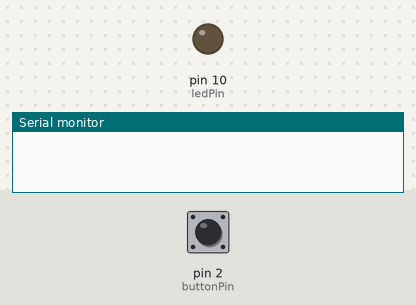
This sketch was run on a simulated Arduino Uno, built with avr-gcc and run on an emulated ATmega328P. On the bench: output pins drawn as LEDs (lit = HIGH), the last lines printed to the serial monitor. The inputs (shaded band) are chosen by the test bench; at power-on: pin 2 (buttonPin) HIGH.

Above: at 1.2 s.
1.3 s: pin 2 (buttonPin) pulled LOW for 0.15 s
2.9 s: pin 2 (buttonPin) pulsed LOW 5 times (0.12 s each, 0.3 s apart)
At 4.3 s:
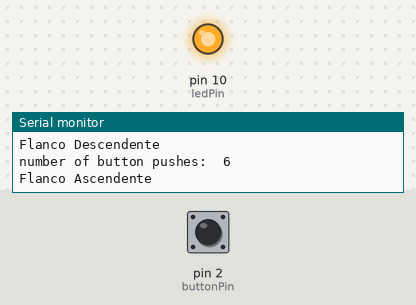
5.9 s: pin 2 (buttonPin) pulsed LOW 2 times (0.12 s each, 0.3 s apart)
At 7.6 s:
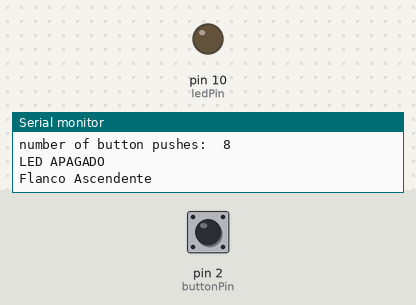
Timing chart, 0 to 9.1 s (numbered marks = the images above; inputs shaded):
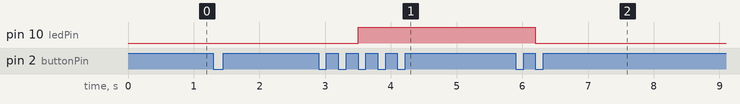

Measured:
- after the input at 2.9 s, pin 10 (ledPin): LOW → HIGH after 0.60 s
- after the input at 5.9 s, pin 10 (ledPin): HIGH → LOW after 0.30 s

The sketch:

Ejercicio18-cuentapulsos.ino
```cpp
// this constant won't change:
const int  buttonPin = 2;    // the pin that the pushbutton is attached to
const int ledPin = 10;       // the pin that the LED is attached to

// Variables will change:
int buttonPushCounter = 0;   // counter for the number of button presses
int buttonState = 0;         // current state of the button
int lastButtonState = 0;     // previous state of the button

void setup() {
  // initialize the button pin as a input:
  pinMode(buttonPin, INPUT_PULLUP); //Resistencia de pullup interna
  // initialize the LED as an output:
  pinMode(ledPin, OUTPUT);
  digitalWrite(ledPin, LOW); //Inicialmente apagado
  // initialize serial communication:
  Serial.begin(9600);
  lastButtonState = digitalRead(buttonPin); //inicializo el estado del pulsador
}

void loop() {
  // read the pushbutton input pin:
  buttonState = digitalRead(buttonPin);

  // compare the buttonState to its previous state
  if (buttonState != lastButtonState) {
    // if the state has changed, increment the counter
    if (buttonState == LOW) {
      buttonPushCounter++;
      Serial.println("Flanco Descendente");
      Serial.print("number of button pushes:  ");
      Serial.println(buttonPushCounter);
      // Comprobar pulsaciones para activar LED
      if (buttonPushCounter % 4 == 0) {
        int estadoLed = digitalRead(ledPin);
        digitalWrite(ledPin, !estadoLed);
        !estadoLed ? Serial.println("LED ENCENDIDO") : Serial.println("LED APAGADO"); //Operador ternario
      }
    }
    else {
      Serial.println("Flanco Ascendente");
    }
  }
  // save the current state as the last state,
  //for next time through the loop
  lastButtonState = buttonState;
}
```
